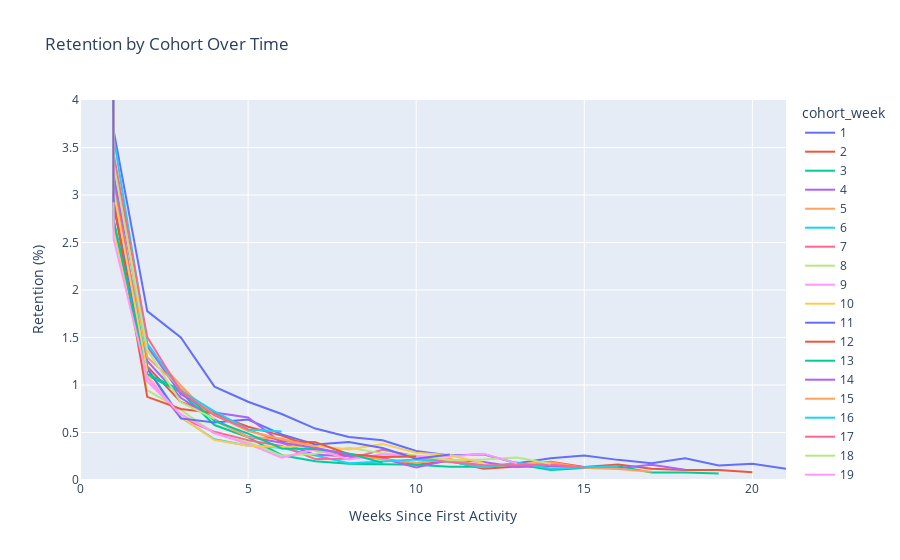

Notebook code for this chart:
### Code cell
import plotly.express as px

retention_melted = retention.melt(id_vars='cohort_week', var_name='weeks_since_first_activity', value_name='retention')
retention_melted['retention'] = retention_melted['retention'] * 100

# Plotting
fig = px.line(retention_melted, x='weeks_since_first_activity', y='retention', color='cohort_week',
              title='Retention by Cohort Over Time',
              labels={'weeks_since_first_activity': 'Weeks Since First Activity', 'retention': 'Retention (%)'},
              range_y=[0, 4])

fig.show();

### Figure 1 — Plotly figure (JSON) as saved in the notebook; plotly's stock layout.template omitted (floating-point values rounded to 4 significant figures)
{"data": [{"hovertemplate": "cohort_week=1<br>Weeks Since First Activity=%{x}<br>Retention (%)=%{y}<extra></extra>", "legendgroup": "1", "line": {"color": "#636efa", "dash": "solid"}, "marker": {"symbol": "circle"}, "mode": "lines", "name": "1", "orientation": "v", "showlegend": true, "type": "scatter", "x": [0, 1, 2, 3, 4, 5, 6, 7, 8, 9, 10, 11, 12, 13, 14, 15, 16, 17, 18, 19, 20, 21], "xaxis": "x", "y": [100, 3.679, 1.778, 1.501, 0.9829, 0.824, 0.6945, 0.5415, 0.4532, 0.4179, 0.3061, 0.259, 0.2707, 0.1766, 0.2295, 0.259, 0.2119, 0.1766, 0.2295, 0.153, 0.1707, 0.1177], "yaxis": "y"}, {"hovertemplate": "cohort_week=2<br>Weeks Since First Activity=%{x}<br>Retention (%)=%{y}<extra></extra>", "legendgroup": "2", "line": {"color": "#EF553B", "dash": "solid"}, "marker": {"symbol": "circle"}, "mode": "lines", "name": "2", "orientation": "v", "showlegend": true, "type": "scatter", "x": [0, 1, 2, 3, 4, 5, 6, 7, 8, 9, 10, 11, 12, 13, 14, 15, 16, 17, 18, 19, 20, 21], "xaxis": "x", "y": [100, 2.882, 1.195, 0.8218, 0.691, 0.5603, 0.4669, 0.3362, 0.249, 0.2303, 0.1619, 0.1992, 0.1183, 0.1432, 0.193, 0.137, 0.1619, 0.1183, 0.1058, 0.1058, 0.08093, null], "yaxis": "y"}, {"hovertemplate": "cohort_week=3<br>Weeks Since First Activity=%{x}<br>Retention (%)=%{y}<extra></extra>", "legendgroup": "3", "line": {"color": "#00cc96", "dash": "solid"}, "marker": {"symbol": "circle"}, "mode": "lines", "name": "3", "orientation": "v", "showlegend": true, "type": "scatter", "x": [0, 1, 2, 3, 4, 5, 6, 7, 8, 9, 10, 11, 12, 13, 14, 15, 16, 17, 18, 19, 20, 21], "xaxis": "x", "y": [100, 2.742, 1.105, 0.9226, 0.5786, 0.4483, 0.2606, 0.1981, 0.172, 0.1668, 0.1616, 0.1407, 0.1407, 0.1668, 0.1042, 0.1251, 0.1459, 0.07819, 0.07819, 0.06776, null, null], "yaxis": "y"}, {"hovertemplate": "cohort_week=4<br>Weeks Since First Activity=%{x}<br>Retention (%)=%{y}<extra></extra>", "legendgroup": "4", "line": {"color": "#ab63fa", "dash": "solid"}, "marker": {"symbol": "circle"}, "mode": "lines", "name": "4", "orientation": "v", "showlegend": true, "type": "scatter", "x": [0, 1, 2, 3, 4, 5, 6, 7, 8, 9, 10, 11, 12, 13, 14, 15, 16, 17, 18, 19, 20, 21], "xaxis": "x", "y": [100, 2.663, 1.254, 0.8657, 0.6386, 0.4541, 0.3926, 0.2649, 0.2507, 0.2271, 0.1325, 0.2129, 0.1892, 0.1372, 0.1466, 0.1372, 0.123, 0.1608, 0.1088, null, null, null], "yaxis": "y"}, {"hovertemplate": "cohort_week=5<br>Weeks Since First Activity=%{x}<br>Retention (%)=%{y}<extra></extra>", "legendgroup": "5", "line": {"color": "#FFA15A", "dash": "solid"}, "marker": {"symbol": "circle"}, "mode": "lines", "name": "5", "orientation": "v", "showlegend": true, "type": "scatter", "x": [0, 1, 2, 3, 4, 5, 6, 7, 8, 9, 10, 11, 12, 13, 14, 15, 16, 17, 18, 19, 20, 21], "xaxis": "x", "y": [100, 2.954, 1.384, 0.9958, 0.6272, 0.45, 0.4357, 0.3112, 0.2777, 0.2154, 0.1819, 0.2202, 0.1436, 0.1628, 0.1867, 0.1293, 0.1149, 0.08618, null, null, null, null], "yaxis": "y"}, {"hovertemplate": "cohort_week=6<br>Weeks Since First Activity=%{x}<br>Retention (%)=%{y}<extra></extra>", "legendgroup": "6", "line": {"color": "#19d3f3", "dash": "solid"}, "marker": {"symbol": "circle"}, "mode": "lines", "name": "6", "orientation": "v", "showlegend": true, "type": "scatter", "x": [0, 1, 2, 3, 4, 5, 6, 7, 8, 9, 10, 11, 12, 13, 14, 15, 16, 17, 18, 19, 20, 21], "xaxis": "x", "y": [100, 3.143, 1.179, 0.6594, 0.4291, 0.3613, 0.3387, 0.2574, 0.1761, 0.1942, 0.2168, 0.1942, 0.131, 0.1852, 0.1174, 0.1355, 0.1445, null, null, null, null, null], "yaxis": "y"}, {"hovertemplate": "cohort_week=7<br>Weeks Since First Activity=%{x}<br>Retention (%)=%{y}<extra></extra>", "legendgroup": "7", "line": {"color": "#FF6692", "dash": "solid"}, "marker": {"symbol": "circle"}, "mode": "lines", "name": "7", "orientation": "v", "showlegend": true, "type": "scatter", "x": [0, 1, 2, 3, 4, 5, 6, 7, 8, 9, 10, 11, 12, 13, 14, 15, 16, 17, 18, 19, 20, 21], "xaxis": "x", "y": [100, 3.201, 1.085, 0.6525, 0.507, 0.4188, 0.3571, 0.2204, 0.2248, 0.3174, 0.2513, 0.1896, 0.1587, 0.1543, 0.1631, 0.1323, null, null, null, null, null, null], "yaxis": "y"}, {"hovertemplate": "cohort_week=8<br>Weeks Since First Activity=%{x}<br>Retention (%)=%{y}<extra></extra>", "legendgroup": "8", "line": {"color": "#B6E880", "dash": "solid"}, "marker": {"symbol": "circle"}, "mode": "lines", "name": "8", "orientation": "v", "showlegend": true, "type": "scatter", "x": [0, 1, 2, 3, 4, 5, 6, 7, 8, 9, 10, 11, 12, 13, 14, 15, 16, 17, 18, 19, 20, 21], "xaxis": "x", "y": [100, 2.709, 0.947, 0.7389, 0.4883, 0.3992, 0.2548, 0.276, 0.3397, 0.2803, 0.259, 0.2081, 0.2166, 0.2378, 0.1699, null, null, null, null, null, null, null], "yaxis": "y"}, {"hovertemplate": "cohort_week=9<br>Weeks Since First Activity=%{x}<br>Retention (%)=%{y}<extra></extra>", "legendgroup": "9", "line": {"color": "#FF97FF", "dash": "solid"}, "marker": {"symbol": "circle"}, "mode": "lines", "name": "9", "orientation": "v", "showlegend": true, "type": "scatter", "x": [0, 1, 2, 3, 4, 5, 6, 7, 8, 9, 10, 11, 12, 13, 14, 15, 16, 17, 18, 19, 20, 21], "xaxis": "x", "y": [100, 2.694, 1.036, 0.693, 0.4941, 0.3796, 0.235, 0.3254, 0.2169, 0.2712, 0.2471, 0.2471, 0.2772, 0.1748, null, null, null, null, null, null, null, null], "yaxis": "y"}, {"hovertemplate": "cohort_week=10<br>Weeks Since First Activity=%{x}<br>Retention (%)=%{y}<extra></extra>", "legendgroup": "10", "line": {"color": "#FECB52", "dash": "solid"}, "marker": {"symbol": "circle"}, "mode": "lines", "name": "10", "orientation": "v", "showlegend": true, "type": "scatter", "x": [0, 1, 2, 3, 4, 5, 6, 7, 8, 9, 10, 11, 12, 13, 14, 15, 16, 17, 18, 19, 20, 21], "xaxis": "x", "y": [100, 2.633, 1.107, 0.6666, 0.42, 0.36, 0.3466, 0.36, 0.32, 0.38, 0.2866, 0.26, 0.18, null, null, null, null, null, null, null, null, null], "yaxis": "y"}, {"hovertemplate": "cohort_week=11<br>Weeks Since First Activity=%{x}<br>Retention (%)=%{y}<extra></extra>", "legendgroup": "11", "line": {"color": "#636efa", "dash": "solid"}, "marker": {"symbol": "circle"}, "mode": "lines", "name": "11", "orientation": "v", "showlegend": true, "type": "scatter", "x": [0, 1, 2, 3, 4, 5, 6, 7, 8, 9, 10, 11, 12, 13, 14, 15, 16, 17, 18, 19, 20, 21], "xaxis": "x", "y": [100, 2.911, 1.172, 0.6483, 0.6047, 0.6359, 0.48, 0.374, 0.399, 0.3366, 0.2244, 0.2681, null, null, null, null, null, null, null, null, null, null], "yaxis": "y"}, {"hovertemplate": "cohort_week=12<br>Weeks Since First Activity=%{x}<br>Retention (%)=%{y}<extra></extra>", "legendgroup": "12", "line": {"color": "#EF553B", "dash": "solid"}, "marker": {"symbol": "circle"}, "mode": "lines", "name": "12", "orientation": "v", "showlegend": true, "type": "scatter", "x": [0, 1, 2, 3, 4, 5, 6, 7, 8, 9, 10, 11, 12, 13, 14, 15, 16, 17, 18, 19, 20, 21], "xaxis": "x", "y": [100, 2.933, 0.8751, 0.7483, 0.7061, 0.525, 0.4104, 0.3983, 0.2716, 0.2414, 0.2474, null, null, null, null, null, null, null, null, null, null, null], "yaxis": "y"}, {"hovertemplate": "cohort_week=13<br>Weeks Since First Activity=%{x}<br>Retention (%)=%{y}<extra></extra>", "legendgroup": "13", "line": {"color": "#00cc96", "dash": "solid"}, "marker": {"symbol": "circle"}, "mode": "lines", "name": "13", "orientation": "v", "showlegend": true, "type": "scatter", "x": [0, 1, 2, 3, 4, 5, 6, 7, 8, 9, 10, 11, 12, 13, 14, 15, 16, 17, 18, 19, 20, 21], "xaxis": "x", "y": [100, 2.72, 1.116, 0.947, 0.6213, 0.4886, 0.3318, 0.3257, 0.2775, 0.181, null, null, null, null, null, null, null, null, null, null, null, null], "yaxis": "y"}, {"hovertemplate": "cohort_week=14<br>Weeks Since First Activity=%{x}<br>Retention (%)=%{y}<extra></extra>", "legendgroup": "14", "line": {"color": "#ab63fa", "dash": "solid"}, "marker": {"symbol": "circle"}, "mode": "lines", "name": "14", "orientation": "v", "showlegend": true, "type": "scatter", "x": [0, 1, 2, 3, 4, 5, 6, 7, 8, 9, 10, 11, 12, 13, 14, 15, 16, 17, 18, 19, 20, 21], "xaxis": "x", "y": [100, 3.217, 1.413, 0.9022, 0.71, 0.6582, 0.392, 0.3402, 0.2662, null, null, null, null, null, null, null, null, null, null, null, null, null], "yaxis": "y"}, {"hovertemplate": "cohort_week=15<br>Weeks Since First Activity=%{x}<br>Retention (%)=%{y}<extra></extra>", "legendgroup": "15", "line": {"color": "#FFA15A", "dash": "solid"}, "marker": {"symbol": "circle"}, "mode": "lines", "name": "15", "orientation": "v", "showlegend": true, "type": "scatter", "x": [0, 1, 2, 3, 4, 5, 6, 7, 8, 9, 10, 11, 12, 13, 14, 15, 16, 17, 18, 19, 20, 21], "xaxis": "x", "y": [100, 3.38, 1.293, 0.9683, 0.6842, 0.5161, 0.4291, 0.3537, null, null, null, null, null, null, null, null, null, null, null, null, null, null], "yaxis": "y"}, {"hovertemplate": "cohort_week=16<br>Weeks Since First Activity=%{x}<br>Retention (%)=%{y}<extra></extra>", "legendgroup": "16", "line": {"color": "#19d3f3", "dash": "solid"}, "marker": {"symbol": "circle"}, "mode": "lines", "name": "16", "orientation": "v", "showlegend": true, "type": "scatter", "x": [0, 1, 2, 3, 4, 5, 6, 7, 8, 9, 10, 11, 12, 13, 14, 15, 16, 17, 18, 19, 20, 21], "xaxis": "x", "y": [100, 3.612, 1.439, 0.9386, 0.7224, 0.5326, 0.5115, null, null, null, null, null, null, null, null, null, null, null, null, null, null, null], "yaxis": "y"}, {"hovertemplate": "cohort_week=17<br>Weeks Since First Activity=%{x}<br>Retention (%)=%{y}<extra></extra>", "legendgroup": "17", "line": {"color": "#FF6692", "dash": "solid"}, "marker": {"symbol": "circle"}, "mode": "lines", "name": "17", "orientation": "v", "showlegend": true, "type": "scatter", "x": [0, 1, 2, 3, 4, 5, 6, 7, 8, 9, 10, 11, 12, 13, 14, 15, 16, 17, 18, 19, 20, 21], "xaxis": "x", "y": [100, 3.434, 1.504, 0.9326, 0.6792, 0.5337, null, null, null, null, null, null, null, null, null, null, null, null, null, null, null, null], "yaxis": "y"}, {"hovertemplate": "cohort_week=18<br>Weeks Since First Activity=%{x}<br>Retention (%)=%{y}<extra></extra>", "legendgroup": "18", "line": {"color": "#B6E880", "dash": "solid"}, "marker": {"symbol": "circle"}, "mode": "lines", "name": "18", "orientation": "v", "showlegend": true, "type": "scatter", "x": [0, 1, 2, 3, 4, 5, 6, 7, 8, 9, 10, 11, 12, 13, 14, 15, 16, 17, 18, 19, 20, 21], "xaxis": "x", "y": [100, 3.33, 1.371, 0.8184, 0.6434, null, null, null, null, null, null, null, null, null, null, null, null, null, null, null, null, null], "yaxis": "y"}, {"hovertemplate": "cohort_week=19<br>Weeks Since First Activity=%{x}<br>Retention (%)=%{y}<extra></extra>", "legendgroup": "19", "line": {"color": "#FF97FF", "dash": "solid"}, "marker": {"symbol": "circle"}, "mode": "lines", "name": "19", "orientation": "v", "showlegend": true, "type": "scatter", "x": [0, 1, 2, 3, 4, 5, 6, 7, 8, 9, 10, 11, 12, 13, 14, 15, 16, 17, 18, 19, 20, 21], "xaxis": "x", "y": [100, 2.537, 1.079, 0.6798, null, null, null, null, null, null, null, null, null, null, null, null, null, null, null, null, null, null], "yaxis": "y"}, {"hovertemplate": "cohort_week=20<br>Weeks Since First Activity=%{x}<br>Retention (%)=%{y}<extra></extra>", "legendgroup": "20", "line": {"color": "#FECB52", "dash": "solid"}, "marker": {"symbol": "circle"}, "mode": "lines", "name": "20", "orientation": "v", "showlegend": true, "type": "scatter", "x": [0, 1, 2, 3, 4, 5, 6, 7, 8, 9, 10, 11, 12, 13, 14, 15, 16, 17, 18, 19, 20, 21], "xaxis": "x", "y": [100, 3.05, 1.145, null, null, null, null, null, null, null, null, null, null, null, null, null, null, null, null, null, null, null], "yaxis": "y"}, {"hovertemplate": "cohort_week=21<br>Weeks Since First Activity=%{x}<br>Retention (%)=%{y}<extra></extra>", "legendgroup": "21", "line": {"color": "#636efa", "dash": "solid"}, "marker": {"symbol": "circle"}, "mode": "lines", "name": "21", "orientation": "v", "showlegend": true, "type": "scatter", "x": [0, 1, 2, 3, 4, 5, 6, 7, 8, 9, 10, 11, 12, 13, 14, 15, 16, 17, 18, 19, 20, 21], "xaxis": "x", "y": [100, 2.923, null, null, null, null, null, null, null, null, null, null, null, null, null, null, null, null, null, null, null, null], "yaxis": "y"}, {"hovertemplate": "cohort_week=22<br>Weeks Since First Activity=%{x}<br>Retention (%)=%{y}<extra></extra>", "legendgroup": "22", "line": {"color": "#EF553B", "dash": "solid"}, "marker": {"symbol": "circle"}, "mode": "lines", "name": "22", "orientation": "v", "showlegend": true, "type": "scatter", "x": [0, 1, 2, 3, 4, 5, 6, 7, 8, 9, 10, 11, 12, 13, 14, 15, 16, 17, 18, 19, 20, 21], "xaxis": "x", "y": [100, null, null, null, null, null, null, null, null, null, null, null, null, null, null, null, null, null, null, null, null, null], "yaxis": "y"}], "layout": {"autosize": true, "legend": {"title": {"text": "cohort_week"}, "tracegroupgap": 0}, "title": {"text": "Retention by Cohort Over Time"}, "xaxis": {"anchor": "y", "autorange": true, "domain": [0, 1], "range": [0, 21], "title": {"text": "Weeks Since First Activity"}, "type": "linear"}, "yaxis": {"anchor": "x", "domain": [0, 1], "range": [0, 4], "title": {"text": "Retention (%)"}, "type": "linear"}}}
